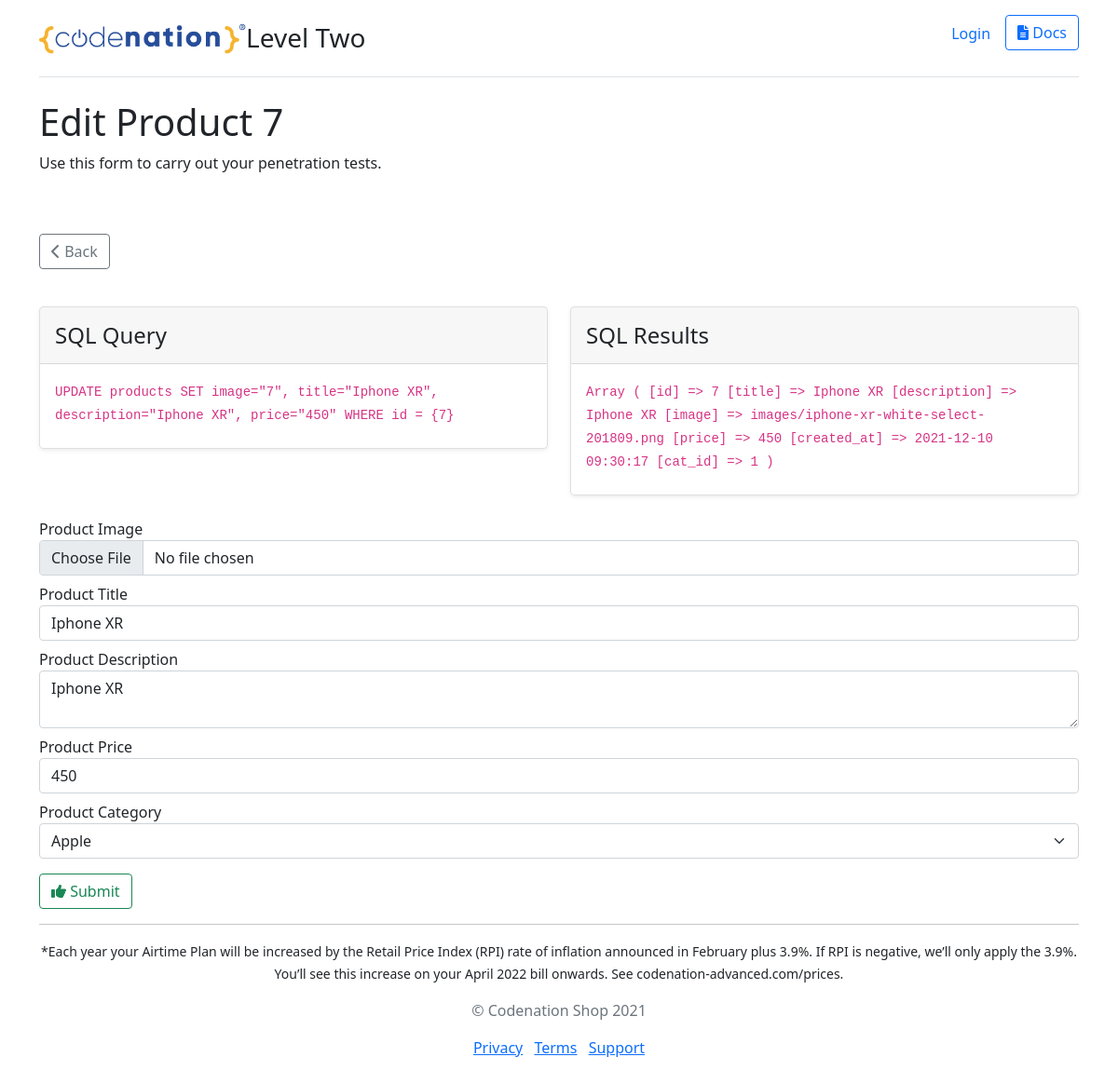
Page /admin/edit.php?id=7 on the committed database.
### tables this page shows
CREATE TABLE `products` (
  `id` int NOT NULL,
  `title` varchar(255) NOT NULL,
  `description` text NOT NULL,
  `image` varchar(255) NOT NULL,
  `price` float DEFAULT NULL,
  `created_at` datetime DEFAULT CURRENT_TIMESTAMP,
  `cat_id` int DEFAULT NULL
);

### admin/edit.php (the view, shortened to what this page needs)
<?php
require('../config/db.php');
$id = $_GET['id'];
$query = "SELECT * FROM products WHERE id = $id";
$result = mysqli_query($conn, $query);
$product = mysqli_fetch_assoc($result);
$cat_query = "SELECT * FROM categories";
$cat_result = mysqli_query($conn, $cat_query);
$categories = mysqli_fetch_all($cat_result, MYSQLI_ASSOC);
?>
<?php include("../inc/admin-header.php"); ?>
<h1>Edit Product <?php echo $product['id']; ?></h1>
<p>Use this form to carry out your penetration tests.</p>
<a href="<?php echo ROOT_URL; ?>/admin/" class="btn btn-outline-secondary mt-5 mb-3"><i class="fas fa-chevron-left"></i> Back</a>
<div class="row mt-4">
    <div class="col-6">
        <div class="card mb-4 rounded-3 shadow-sm">
            <div class="card-header py-3">
                <h4 class="my-0 fw-normal">SQL Query</h4>
            </div>
            <div class="card-body">
                <p class="card-title pricing-card-title"><code id="code"><?php echo isset($product) ? 'UPDATE products SET image="' . $product['id'] . '", title="' . $product['title'] . '", description="' . $product['description'] . '", price="' . $product['price'] . '" WHERE id = {' . $product['id'] . '}' : "UPDATE products SET image='$imagePath', title='$title', description='$description', price='$price' WHERE id = {$update_id}" ?></code></p>
            </div>
        </div>
    </div>
    <div class="col-6">
        <div class="card mb-4 rounded-3 shadow-sm">
            <div class="card-header py-3">
                <h4 class="my-0 fw-normal">SQL Results</h4>
            </div>
            <div class="card-body">
                <p class="card-title pricing-card-title"><code><?php print_r($product); ?></code></p>
            </div>
        </div>
    </div>
</div>
<form id="product_form" method="POST" action="<?php $_SERVER['PHP_SELF'] ?>" enctype="multipart/form-data">
    <div class="form-group mb-2">
        <label>Product Image</label>
        <input type="file" name="image" class="form-control" value="<?php echo $product['image']; ?>">
    </div>
    <div class="form-group mb-2">
        <label>Product Title</label>
        <input type="text" name="title" class="form-control" value="<?php echo $product['title']; ?>">
    </div>
    <div class="form-group mb-2">
        <label>Product Description</label>
        <textarea type="text" name="description" class="form-control"><?php echo $product['description']; ?></textarea>
    </div>
    <div class="form-group mb-2">
        <label>Product Price</label>
        <input type="number" name="price" step=".01" class="form-control" value="<?php echo $product['price']; ?>">
    </div>
    <div class="form-group mb-2">
        <label>Product Category</label>
        <select name="cat_id" class="form-select" aria-label="Default select example" form="product_form">
            <?php foreach ($categories as $category) : ?>
                <?php if ($category['cat_id'] == $product['cat_id']) : ?>
                    <option value="<?php echo $category['cat_id']; ?>" selected><?php echo $category['cat_name']; ?></option>
                <?php else : ?>
                    <option value="<?php echo $category['cat_id']; ?>"><?php echo $category['cat_name']; ?></option>
                <?php endif; ?>
            <?php endforeach; ?>
        </select>
    </div>
    <button type="submit" name="submit" class="btn btn-outline-success mt-2"><i class="fas fa-thumbs-up"></i> Submit</button>
</form>
<?php include("../inc/footer.php"); ?>

### rows in the picture
products: id "7", title "Iphone XR", description "Iphone XR", price "450"

### other values in the picture
form field cat_id "Apple"
